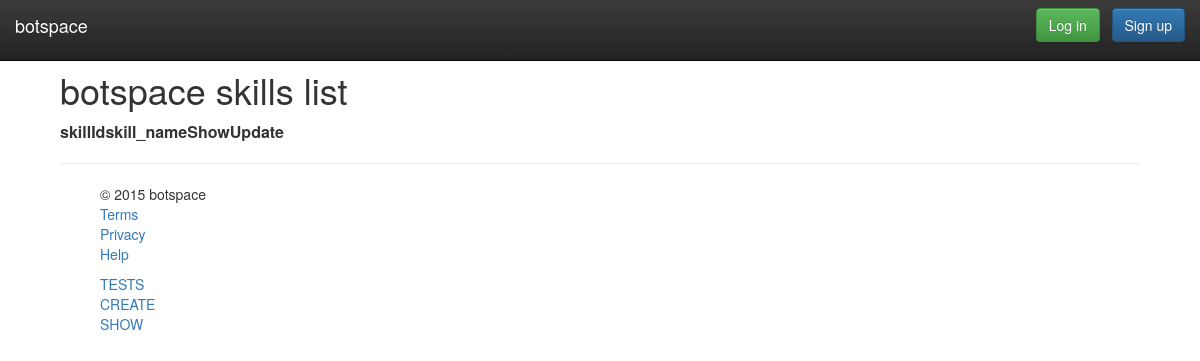
Before: /WebContent/skill/show/all with the older database file.
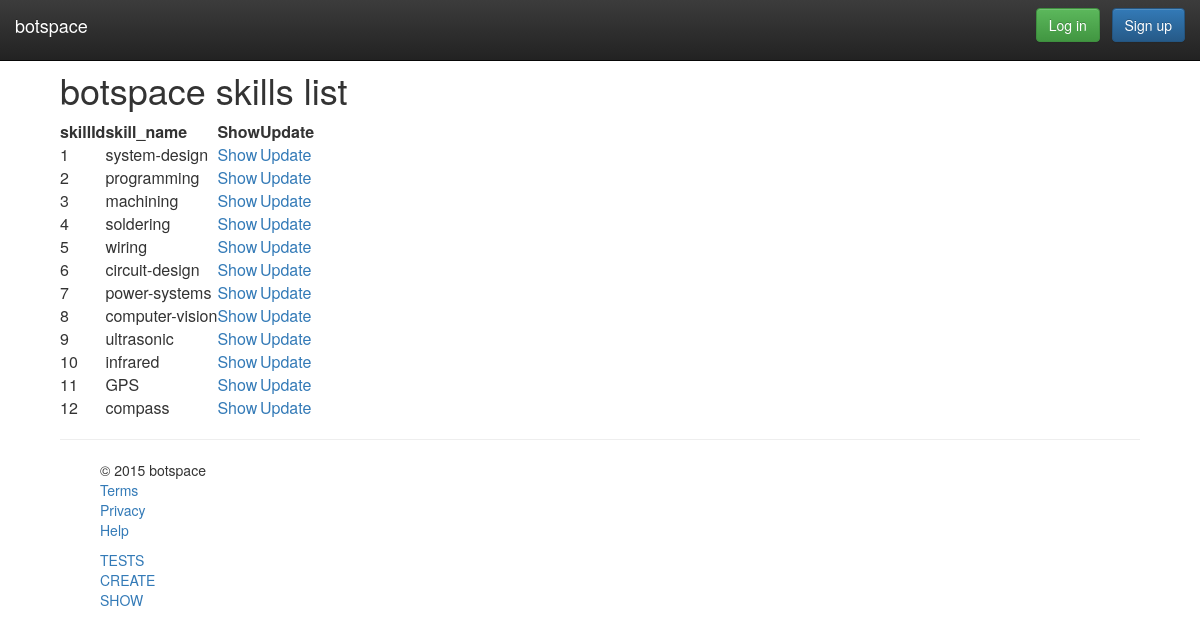
After: the same page with the newer database file.
### tables this page shows
CREATE TABLE Skills (
  skillId			 int(3) NOT NULL AUTO_INCREMENT,
  skill_name		 varchar(32) UNIQUE NOT NULL,
  PRIMARY KEY (skillId)
);

### WebContent/models/Skill.class.php (called while the page is built, shortened)
<?php
class Skill {
	private $formInput;
	private $skillId;
	private $skill_name;
	public function __construct($formInput = null) {
		$this->formInput = $formInput;
	}
	public function getSkillName() {
		return $this->skill_name;
	}
	public function getSkillId() {
		return $this->skillId;
	}
	public function setSkillId($id) {
		$this->skillId = $id;
	}
	private function extractForm($valueName) {
		if (isset($this->formInput[$valueName])) {
			$value = trim($this->formInput[$valueName]);
			$value = stripslashes($value);
			$value = htmlspecialchars($value);
			return $value;
		}
	}
	private function validateSkillName() {
		$this->skill_name = $this->extractForm('skill_name');
	}
}
?>

### WebContent/models/SkillsDB.class.php (called while the page is built, shortened)
<?php
class SkillsDB {
	public static function getSkillsBy($type = null, $value = null) {
		$skillRows = SkillsDB::getSkillsRowsBy($type, $value);
		return SkillsDB::getSkillsArray($skillRows);
	}
	public static function getSkillsRowsBy($type, $value) {
		$allowedTypes = ["skillId", "skill_name"];
		$skillRows = array();
		try {
			$db = Database::getDB();
			$query = "SELECT skillId, skill_name FROM Skills";
			if (!is_null($type)) {
				if (!in_array($type, $allowedTypes))
					throw new PDOException("$type is not an allowed search criterion for Skills");
				$query = $query . " WHERE ($type = :$type)";
				$statement = $db->prepare($query);
				$statement->bindParam(":$type", $value);
			} else {
				$query = $query . " ORDER BY skillId ASC";
				$statement = $db->prepare($query);
			}
			$statement->execute();
			$skillRows = $statement->fetchAll(PDO::FETCH_ASSOC);
		} catch (Exception $e) {
			echo "<p>Error getting skill rows by $type: " . $e->getMessage() . "</p>";
		}
		return $skillRows;
	}
	public static function getSkillsArray($rows) {
		$skills = array();
		if (!empty($rows)) {
			foreach ($rows as $row) {
				$skill = new Skill($row);
				$skill->setSkillId($row['skillId']);
				array_push($skills, $skill);
			}
		}
		return $skills;
	}
}
?>

### WebContent/views/SkillView.class.php (the view, shortened to what this page needs)
<?php
class SkillView {
	public static function showAll() {
		if (array_key_exists('headertitle', $_SESSION)) {
			MasterView::showHeader();
		}
		MasterView::showNavBar();
		$skills = (array_key_exists('skills', $_SESSION)) ? $_SESSION['skills'] : array();
		$base = (array_key_exists('base', $_SESSION)) ? $_SESSION['base'] : "";
		echo "<h1>botspace skills list</h1>";
		echo "<table>";
		echo "<thead>";
		echo "<tr><th>skillId</th><th>skill_name</th><th>Show</th><th>Update</th></tr>";
		echo "</thead>";
		echo "<tbody>";
		foreach ($skills as $skill) {
			echo '<tr>';
			echo '<td>'.$skill->getSkillId().'</td>';
			echo '<td>'.$skill->getSkillName().'</td>';
			echo '<td><a href="/'.$base.'/skill/show/'.$skill->getSkillId().'">Show</a></td>';
			echo '<td><a href="/'.$base.'/skill/update/'.$skill->getSkillId().'">Update</a></td>';
			echo '</tr>';
		}
		echo "</tbody>";
		echo "</table>";
		MasterView::showFooter();
		MasterView::showPageEnd();
	}
}
?>

### WebContent/index.php (shortened to what this page needs)
<?php
	$url = parse_url($_SERVER["REQUEST_URI"], PHP_URL_PATH);
	list($fill, $base, $control, $action, $arguments) =
		explode('/', $url, 5) + array("", "", "", "", null);
	switch ($control) {
		case "skill":
			SkillController::run();
			break;
	};
?>

### WebContent/controllers/SkillController.class.php (shortened to what this page needs)
<?php
class SkillController {
	public static function run() {
		$action = (array_key_exists('action', $_SESSION)) ? $_SESSION['action'] : "";
		$arguments = (array_key_exists('arguments', $_SESSION)) ? $_SESSION['arguments'] : "";
		switch ($action) {
			case "show":
				if ($arguments == 'all') {
					$_SESSION['skills'] = SkillsDB::getSkillsBy();
					SkillView::showAll();
				} else {
					$skills = SkillsDB::getSkillsBy('skillId', $arguments);
					$_SESSION['skill'] = $skills[0];
					self::show();
				}
				break;
		}
	}
}
?>

### WebContent/views/MasterView.class.php (shortened to what this page needs)
<?php
class MasterView {
	public static function showHeader() {
		echo '<!DOCTYPE html lang="en"><html><head>';
		echo '<link rel="stylesheet" href="https://maxcdn.bootstrapcdn.com/bootstrap/3.3.5/css/bootstrap.min.css">';
		echo '<link rel="stylesheet" href="https://maxcdn.bootstrapcdn.com/bootstrap/3.3.5/css/bootstrap-theme.min.css">';
		echo '<link rel="stylesheet" href="css\site.css">';
		$styles = (array_key_exists('styles', $_SESSION)) ? $_SESSION['styles'] : array();
		$base = (array_key_exists('base', $_SESSION)) ? $_SESSION['base'] : "";
		foreach ($styles as $style)
			echo '<link href="/'.$base.'/css/'.$style. '" rel="stylesheet">';
		echo "</head>\n\t<body>\n";
    }
	public static function showNavBar() {
		$base = (array_key_exists('base', $_SESSION)) ? $_SESSION['base'] : "";
		$authenticatedUser = (array_key_exists('authenticatedUser', $_SESSION)) ?
						$_SESSION['authenticatedUser'] : null;
		echo '<nav class="navbar navbar-inverse navbar-fixed-top">';
		echo '<div class="container-fluid">';
		echo '<div class="navbar-header">';
		echo '<a class="navbar-brand" href="/'.$base.'/">botspace</a>';
		echo '</div>';
		echo '<div id="navbar" class="navbar-collapse collapse">';
		if (!is_null($authenticatedUser)) {
			echo '<ul class="nav navbar-nav">';
			echo '<li class="active"><a href="/'.$base.'/user/show/'.
					$authenticatedUserId.'">Profile</a></li>';
			echo '</ul>';
			echo '<form class="navbar-form navbar-right"
					method="post" action="/'.$base.'/logout">';
			echo '<div class="form-group">';
			echo '<span class="label label-default">Hey '.
					$authenticatedUserData->getUserName().'</span>&nbsp; &nbsp;';
			echo '</div>';
			echo '<button type="submit" class="btn btn-success">Log out</button>';
			echo '</form>';
		}
		else {
			echo '<form class="navbar-form navbar-right"
						method="get" action="/'.$base.'/login">';
			echo '<button type="submit" class="btn btn-success">Log in</button>';
			echo '<a class="btn btn-primary" href="/'.$base.'/signup" role="button">Sign up</a></p>';
			echo '</form>';
		}
		echo '</div>';
		echo '</div>';
		echo '</nav>';
	}
	public static function showFooter() {
		$base = (array_key_exists('base', $_SESSION))? $_SESSION['base']: "";
		echo '<hr>';
		echo '<footer>';
		echo '<ul>';
		echo '<li>&copy; 2015 botspace</li>';
		echo '<li><a href="/'.$base.'/terms.html">Terms</a></li>';
		echo '<li><a href="/'.$base.'/privacy.html">Privacy</a></li>';
		echo '<li><a href="/'.$base.'/help.html">Help</a></li>';
		echo '</ul>';
		echo '<ul class="footer-right">';
		echo '<li><a href="/'.$base.'/tests.html">TESTS</a></li>';
		echo '<li><a href="/'.$base.'/create">CREATE</a></li>';
		echo '<li><a href="/'.$base.'/show">SHOW</a></li>';
		echo '</ul>';
		echo '</footer>';
     }
     public static function showPageEnd() {
     	echo '</body></html>';
     }
}
?>

### WebContent/css/site.css (style rules this page uses)
body { padding-top: 50px; padding-bottom: 20px; width: 90%; margin: 0 auto; }
footer ul { list-style: none; }

Changed rows visible on the page:
added skills: skillId "1", skill_name "system-design"
added skills: skillId "2", skill_name "programming"
added skills: skillId "3", skill_name "machining"
added skills: skillId "4", skill_name "soldering"
added skills: skillId "5", skill_name "wiring"
added skills: skillId "6", skill_name "circuit-design"
added skills: skillId "7", skill_name "power-systems"
added skills: skillId "8", skill_name "computer-vision"
added skills: skillId "9", skill_name "ultrasonic"
added skills: skillId "10", skill_name "infrared"
added skills: skillId "11", skill_name "GPS"
added skills: skillId "12", skill_name "compass"
